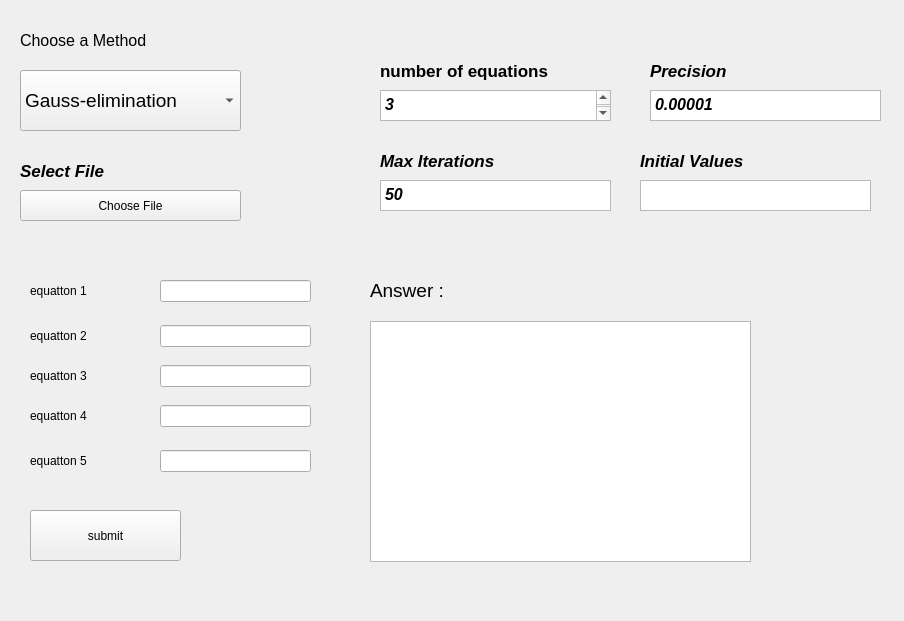
<?xml version="1.0" encoding="UTF-8"?>
<ui version="4.0">
 <class>MainWindow</class>
 <widget class="QMainWindow" name="MainWindow">
  <property name="geometry">
   <rect>
    <x>0</x>
    <y>0</y>
    <width>904</width>
    <height>621</height>
   </rect>
  </property>
  <property name="windowTitle">
   <string>MainWindow</string>
  </property>
  <widget class="QWidget" name="centralwidget">
   <widget class="QComboBox" name="methodname">
    <property name="geometry">
     <rect>
      <x>20</x>
      <y>70</y>
      <width>221</width>
      <height>61</height>
     </rect>
    </property>
    <property name="font">
     <font>
      <pointsize>14</pointsize>
     </font>
    </property>
    <item>
     <property name="text">
      <string>Gauss-elimination</string>
     </property>
    </item>
    <item>
     <property name="text">
      <string>Lu-decomposition</string>
     </property>
    </item>
    <item>
     <property name="text">
      <string>Gaussian-jordan</string>
     </property>
    </item>
    <item>
     <property name="text">
      <string>Gauss-seidel</string>
     </property>
    </item>
   </widget>
   <widget class="QLabel" name="label">
    <property name="geometry">
     <rect>
      <x>20</x>
      <y>20</y>
      <width>221</width>
      <height>41</height>
     </rect>
    </property>
    <property name="font">
     <font>
      <pointsize>12</pointsize>
     </font>
    </property>
    <property name="text">
     <string>Choose a Method</string>
    </property>
   </widget>
   <widget class="QLabel" name="label_2">
    <property name="geometry">
     <rect>
      <x>380</x>
      <y>50</y>
      <width>241</width>
      <height>41</height>
     </rect>
    </property>
    <property name="font">
     <font>
      <pointsize>13</pointsize>
      <weight>75</weight>
      <italic>false</italic>
      <bold>true</bold>
     </font>
    </property>
    <property name="text">
     <string>number of equations</string>
    </property>
   </widget>
   <widget class="QTextEdit" name="nu_of_equations">
    <property name="geometry">
     <rect>
      <x>380</x>
      <y>90</y>
      <width>231</width>
      <height>31</height>
     </rect>
    </property>
    <property name="html">
     <string>&lt;!DOCTYPE HTML PUBLIC &quot;-//W3C//DTD HTML 4.0//EN&quot; &quot;http://www.w3.org/TR/REC-html40/strict.dtd&quot;&gt;
&lt;html&gt;&lt;head&gt;&lt;meta name=&quot;qrichtext&quot; content=&quot;1&quot; /&gt;&lt;style type=&quot;text/css&quot;&gt;
p, li { white-space: pre-wrap; }
&lt;/style&gt;&lt;/head&gt;&lt;body style=&quot; font-family:'MS Shell Dlg 2'; font-size:7.8pt; font-weight:400; font-style:normal;&quot;&gt;
&lt;p align=&quot;justify&quot; style=&quot; margin-top:0px; margin-bottom:0px; margin-left:0px; margin-right:0px; -qt-block-indent:0; text-indent:0px;&quot;&gt;&lt;span style=&quot; font-size:12pt; font-weight:600; font-style:italic;&quot;&gt;3&lt;/span&gt;&lt;/p&gt;
&lt;p align=&quot;justify&quot; style=&quot;-qt-paragraph-type:empty; margin-top:0px; margin-bottom:0px; margin-left:0px; margin-right:0px; -qt-block-indent:0; text-indent:0px; font-size:12pt; font-weight:600; font-style:italic;&quot;&gt;&lt;br /&gt;&lt;/p&gt;&lt;/body&gt;&lt;/html&gt;</string>
    </property>
   </widget>
   <widget class="QTextEdit" name="percision">
    <property name="geometry">
     <rect>
      <x>650</x>
      <y>90</y>
      <width>231</width>
      <height>31</height>
     </rect>
    </property>
    <property name="font">
     <font>
      <pointsize>7</pointsize>
     </font>
    </property>
    <property name="html">
     <string>&lt;!DOCTYPE HTML PUBLIC &quot;-//W3C//DTD HTML 4.0//EN&quot; &quot;http://www.w3.org/TR/REC-html40/strict.dtd&quot;&gt;
&lt;html&gt;&lt;head&gt;&lt;meta name=&quot;qrichtext&quot; content=&quot;1&quot; /&gt;&lt;style type=&quot;text/css&quot;&gt;
p, li { white-space: pre-wrap; }
&lt;/style&gt;&lt;/head&gt;&lt;body style=&quot; font-family:'MS Shell Dlg 2'; font-size:7pt; font-weight:400; font-style:normal;&quot;&gt;
&lt;p style=&quot; margin-top:0px; margin-bottom:0px; margin-left:0px; margin-right:0px; -qt-block-indent:0; text-indent:0px;&quot;&gt;&lt;span style=&quot; font-size:12pt; font-weight:600; font-style:italic;&quot;&gt;0.00001&lt;/span&gt;&lt;/p&gt;&lt;/body&gt;&lt;/html&gt;</string>
    </property>
   </widget>
   <widget class="QLabel" name="label_3">
    <property name="geometry">
     <rect>
      <x>650</x>
      <y>50</y>
      <width>241</width>
      <height>41</height>
     </rect>
    </property>
    <property name="font">
     <font>
      <pointsize>13</pointsize>
      <weight>75</weight>
      <italic>true</italic>
      <bold>true</bold>
     </font>
    </property>
    <property name="text">
     <string>Precision</string>
    </property>
   </widget>
   <widget class="QLabel" name="label_4">
    <property name="geometry">
     <rect>
      <x>380</x>
      <y>140</y>
      <width>241</width>
      <height>41</height>
     </rect>
    </property>
    <property name="font">
     <font>
      <pointsize>13</pointsize>
      <weight>75</weight>
      <italic>true</italic>
      <bold>true</bold>
     </font>
    </property>
    <property name="text">
     <string>Max Iterations</string>
    </property>
   </widget>
   <widget class="QTextEdit" name="iterations">
    <property name="geometry">
     <rect>
      <x>380</x>
      <y>180</y>
      <width>231</width>
      <height>31</height>
     </rect>
    </property>
    <property name="font">
     <font>
      <pointsize>7</pointsize>
     </font>
    </property>
    <property name="html">
     <string>&lt;!DOCTYPE HTML PUBLIC &quot;-//W3C//DTD HTML 4.0//EN&quot; &quot;http://www.w3.org/TR/REC-html40/strict.dtd&quot;&gt;
&lt;html&gt;&lt;head&gt;&lt;meta name=&quot;qrichtext&quot; content=&quot;1&quot; /&gt;&lt;style type=&quot;text/css&quot;&gt;
p, li { white-space: pre-wrap; }
&lt;/style&gt;&lt;/head&gt;&lt;body style=&quot; font-family:'MS Shell Dlg 2'; font-size:7pt; font-weight:400; font-style:normal;&quot;&gt;
&lt;p style=&quot; margin-top:0px; margin-bottom:0px; margin-left:0px; margin-right:0px; -qt-block-indent:0; text-indent:0px;&quot;&gt;&lt;span style=&quot; font-size:12pt; font-weight:600; font-style:italic;&quot;&gt;50&lt;/span&gt;&lt;/p&gt;&lt;/body&gt;&lt;/html&gt;</string>
    </property>
   </widget>
   <widget class="QLineEdit" name="eq1">
    <property name="geometry">
     <rect>
      <x>160</x>
      <y>280</y>
      <width>151</width>
      <height>22</height>
     </rect>
    </property>
   </widget>
   <widget class="QLabel" name="label_5">
    <property name="geometry">
     <rect>
      <x>30</x>
      <y>275</y>
      <width>81</width>
      <height>31</height>
     </rect>
    </property>
    <property name="text">
     <string>equatton 1</string>
    </property>
   </widget>
   <widget class="QLineEdit" name="eq2">
    <property name="geometry">
     <rect>
      <x>160</x>
      <y>325</y>
      <width>151</width>
      <height>22</height>
     </rect>
    </property>
   </widget>
   <widget class="QLabel" name="label_6">
    <property name="geometry">
     <rect>
      <x>30</x>
      <y>320</y>
      <width>81</width>
      <height>31</height>
     </rect>
    </property>
    <property name="text">
     <string>equatton 2</string>
    </property>
   </widget>
   <widget class="QLineEdit" name="eq3">
    <property name="geometry">
     <rect>
      <x>160</x>
      <y>365</y>
      <width>151</width>
      <height>22</height>
     </rect>
    </property>
   </widget>
   <widget class="QLabel" name="label_7">
    <property name="geometry">
     <rect>
      <x>30</x>
      <y>360</y>
      <width>81</width>
      <height>31</height>
     </rect>
    </property>
    <property name="text">
     <string>equatton 3</string>
    </property>
   </widget>
   <widget class="QLineEdit" name="eq4">
    <property name="geometry">
     <rect>
      <x>160</x>
      <y>405</y>
      <width>151</width>
      <height>22</height>
     </rect>
    </property>
   </widget>
   <widget class="QLabel" name="label_8">
    <property name="geometry">
     <rect>
      <x>30</x>
      <y>400</y>
      <width>81</width>
      <height>31</height>
     </rect>
    </property>
    <property name="text">
     <string>equatton 4</string>
    </property>
   </widget>
   <widget class="QLineEdit" name="eq5">
    <property name="geometry">
     <rect>
      <x>160</x>
      <y>450</y>
      <width>151</width>
      <height>22</height>
     </rect>
    </property>
   </widget>
   <widget class="QLabel" name="label_10">
    <property name="geometry">
     <rect>
      <x>30</x>
      <y>445</y>
      <width>81</width>
      <height>31</height>
     </rect>
    </property>
    <property name="text">
     <string>equatton 5</string>
    </property>
   </widget>
   <widget class="QLabel" name="label_15">
    <property name="geometry">
     <rect>
      <x>20</x>
      <y>150</y>
      <width>241</width>
      <height>41</height>
     </rect>
    </property>
    <property name="font">
     <font>
      <pointsize>13</pointsize>
      <weight>75</weight>
      <italic>true</italic>
      <bold>true</bold>
     </font>
    </property>
    <property name="text">
     <string>Select File</string>
    </property>
   </widget>
   <widget class="QPushButton" name="choose_file">
    <property name="geometry">
     <rect>
      <x>20</x>
      <y>190</y>
      <width>221</width>
      <height>31</height>
     </rect>
    </property>
    <property name="text">
     <string>Choose File</string>
    </property>
   </widget>
   <widget class="QPushButton" name="submit">
    <property name="geometry">
     <rect>
      <x>30</x>
      <y>510</y>
      <width>151</width>
      <height>51</height>
     </rect>
    </property>
    <property name="text">
     <string>submit</string>
    </property>
   </widget>
   <widget class="QTextEdit" name="init_values">
    <property name="geometry">
     <rect>
      <x>640</x>
      <y>180</y>
      <width>231</width>
      <height>31</height>
     </rect>
    </property>
    <property name="font">
     <font>
      <pointsize>7</pointsize>
     </font>
    </property>
    <property name="html">
     <string>&lt;!DOCTYPE HTML PUBLIC &quot;-//W3C//DTD HTML 4.0//EN&quot; &quot;http://www.w3.org/TR/REC-html40/strict.dtd&quot;&gt;
&lt;html&gt;&lt;head&gt;&lt;meta name=&quot;qrichtext&quot; content=&quot;1&quot; /&gt;&lt;style type=&quot;text/css&quot;&gt;
p, li { white-space: pre-wrap; }
&lt;/style&gt;&lt;/head&gt;&lt;body style=&quot; font-family:'MS Shell Dlg 2'; font-size:7pt; font-weight:400; font-style:normal;&quot;&gt;
&lt;p style=&quot;-qt-paragraph-type:empty; margin-top:0px; margin-bottom:0px; margin-left:0px; margin-right:0px; -qt-block-indent:0; text-indent:0px;&quot;&gt;&lt;br /&gt;&lt;/p&gt;&lt;/body&gt;&lt;/html&gt;</string>
    </property>
   </widget>
   <widget class="QLabel" name="label_16">
    <property name="geometry">
     <rect>
      <x>640</x>
      <y>140</y>
      <width>241</width>
      <height>41</height>
     </rect>
    </property>
    <property name="font">
     <font>
      <pointsize>13</pointsize>
      <weight>75</weight>
      <italic>true</italic>
      <bold>true</bold>
     </font>
    </property>
    <property name="text">
     <string>Initial Values</string>
    </property>
   </widget>
   <widget class="QLabel" name="label_9">
    <property name="geometry">
     <rect>
      <x>370</x>
      <y>270</y>
      <width>91</width>
      <height>41</height>
     </rect>
    </property>
    <property name="font">
     <font>
      <pointsize>14</pointsize>
     </font>
    </property>
    <property name="text">
     <string>Answer :</string>
    </property>
   </widget>
   <widget class="QLabel" name="answer">
    <property name="geometry">
     <rect>
      <x>480</x>
      <y>270</y>
      <width>401</width>
      <height>41</height>
     </rect>
    </property>
    <property name="font">
     <font>
      <pointsize>14</pointsize>
     </font>
    </property>
    <property name="text">
     <string/>
    </property>
   </widget>
   <widget class="QGraphicsView" name="graphicsView">
    <property name="geometry">
     <rect>
      <x>370</x>
      <y>321</y>
      <width>381</width>
      <height>241</height>
     </rect>
    </property>
   </widget>
  </widget>
 </widget>
 <resources/>
 <connections/>
</ui>
